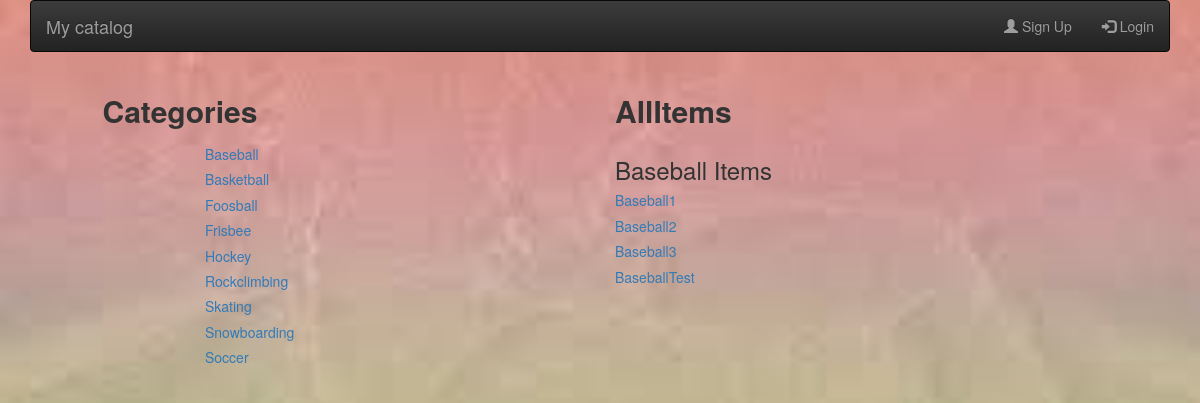
/catalog/Baseball/, run on an earlier commit of the app's database.
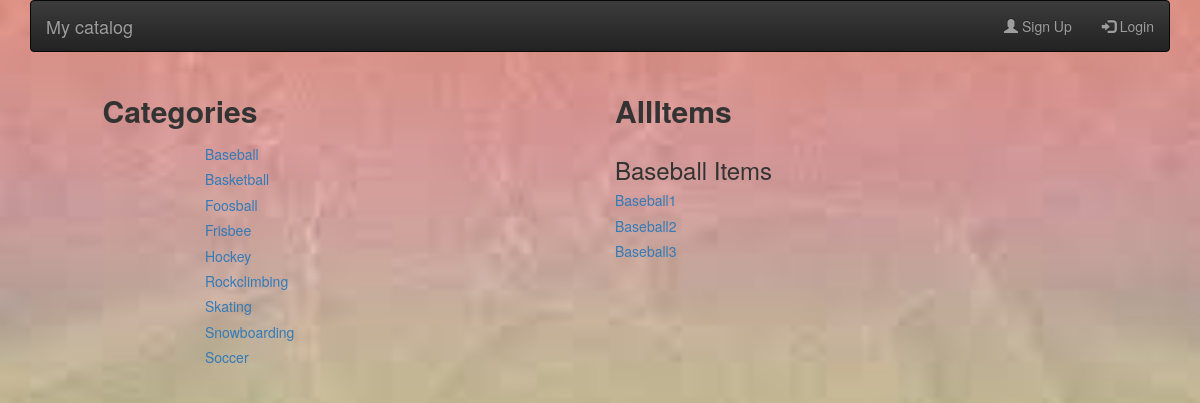
And on a later commit of the database.
### db_setup.py (models this page shows, shortened)
class Category(Base):
    __tablename__ = 'category'
    id = Column(Integer, primary_key=True)
    name = Column(String(250), nullable=False,unique=True)
    user_name = Column(Integer,ForeignKey('user.uname'))
    user = relationship(User)

class CatalogItem(Base):
    __tablename__ = 'catalog_item'
    id = Column(Integer, primary_key=True)
    name = Column(String(80), nullable=False,unique=True)
    description = Column(String(250))
    category_name= Column(String, ForeignKey('category.name'))
    category = relationship(Category)
    user_name = Column(Integer,ForeignKey('user.uname'))
    user = relationship(User)

### application.py (the view)
@app.route('/catalog/<category_name>/items')
@app.route('/catalog/<category_name>/')
def CategoryItems(category_name):
    categories = session.query(Category).order_by(asc(Category.name))
    cat_items = session.query(CatalogItem).filter_by(category_name=category_name).all()
    return render_template('categorydetails.html',categoryname=category_name,items=cat_items,categories=categories)

### templates/categorydetails.html (shortened to what this page needs)
{% extends "main.html" %}
{% block content %}
{% include "header.html" %}
<html>
<head>
<link rel="stylesheet" href="https://maxcdn.bootstrapcdn.com/bootstrap/3.3.7/css/bootstrap.min.css">
<link rel="stylesheet" href="https://maxcdn.bootstrapcdn.com/bootstrap/3.3.7/css/bootstrap-theme.min.css">
<link rel=stylesheet type=text/css href="{{ url_for('static', filename='loginstyle.css') }}">
</head>
<body>
	<div class="row top-menu">
		<div class="col-md-10"></div>
		<div class="col-md-2 text-right">
					</div>
	</div>
	<div class="row divider blue">
		<div class="col-md-12"></div>
	</div>
	<div class="row banner main">
		<div class="col-md-1"></div>
		<div class="col-md-3 align="center" padding-none">
			<h2><b>Categories</b></h2>
		</div>
    <div class="col-md-8 padding-none">
			<div class="col-md-8"><h2 align="center"><b>AllItems</b></h2></div>
			<div class="col-md-4"></div>
    </div>
	</div>
  <div>
			<div class="row">
				   <div class="col-md-2"></div>
           {% include "categoriesrepeat.html" %}
					 <div class="col-md-4 category-list">
             <h3>{{categoryname}} Items</h3>
              {% for item in items %}
                <a href = "{{url_for('CatalogItemDetails', category_name = categoryname,item_name=item.name)}}">
						     <h5>{{item.name}}</h5>
                </a>
              {% endfor %}
					 </div>
     </div>
 </div>
 </body>
 </html>
{% endblock %}

### templates/main.html (shortened to what this page needs)
<!DOCTYPE html>
<html lang="en">
	<head>
		<link rel="stylesheet" href="//netdna.bootstrapcdn.com/bootstrap/3.1.1/css/bootstrap.min.css">
		<link rel=stylesheet type=text/css href="{{ url_for('static', filename='styles.css') }}">
	</head>
	<body>
		<div class="container">
			{% block content %}{% endblock %}
	</body>
</html>

### templates/header.html (shortened to what this page needs)
<html>
<head>
<link rel="stylesheet" href="https://maxcdn.bootstrapcdn.com/bootstrap/3.3.7/css/bootstrap.min.css">
<link rel="stylesheet" href="https://maxcdn.bootstrapcdn.com/bootstrap/3.3.7/css/bootstrap-theme.min.css">
<link rel=stylesheet type=text/css href="{{ url_for('static', filename='styles.css') }}">
</head>
<body>
<div>
  <nav class="navbar navbar-inverse">
    <div class="container-fluid">
      <div class="navbar-header">
        <a class="navbar-brand" href="#">My catalog</a>
      </div>
        <ul class="nav navbar-nav navbar-right">
          {% if 'username' in session %}
          <li><a href="{{url_for('NewCatalogItem')}}"><span class="glyphicon glyphicon-plus"></span> Add Item</a></li>
          <li><a href="{{url_for('MainPage')}}"><span class="glyphicon glyphicon-home"></span> Back to Catalog</a></li>
           <li><a href="{{url_for('disconnect')}}"><span class="glyphicon glyphicon-user"></span> Logout</a></li>
          {% else %}
           <li><a href='{{url_for('CreateNewUser')}}'><span class="glyphicon glyphicon-user"></span> Sign Up</a></li>
           <li><a href = "{{url_for('showLogin')}}"><span class="glyphicon glyphicon-log-in"></span> Login</a></li>
          {% endif %}
        </ul>
      </div>
    </div>
</div>
</body>
</html>

### templates/categoriesrepeat.html
<div class="col-md-4 restaurant-list">
  {% for category in categories %}
    <a href = "{{url_for('CategoryItems', category_name = category.name)}}">
      <h5>{{category.name}}</h5>
    </a>
  {% endfor %}
</div>

### static/loginstyle.css (style rules this page uses)
body { background: url(background.jpeg) no-repeat center center fixed; -webkit-background-size: cover; -moz-background-size: cover; -o-background-size: cover; background-size: cover; }

What changed in the data, as far as the page shows it:
removed CatalogItem: name "BaseballTest"
